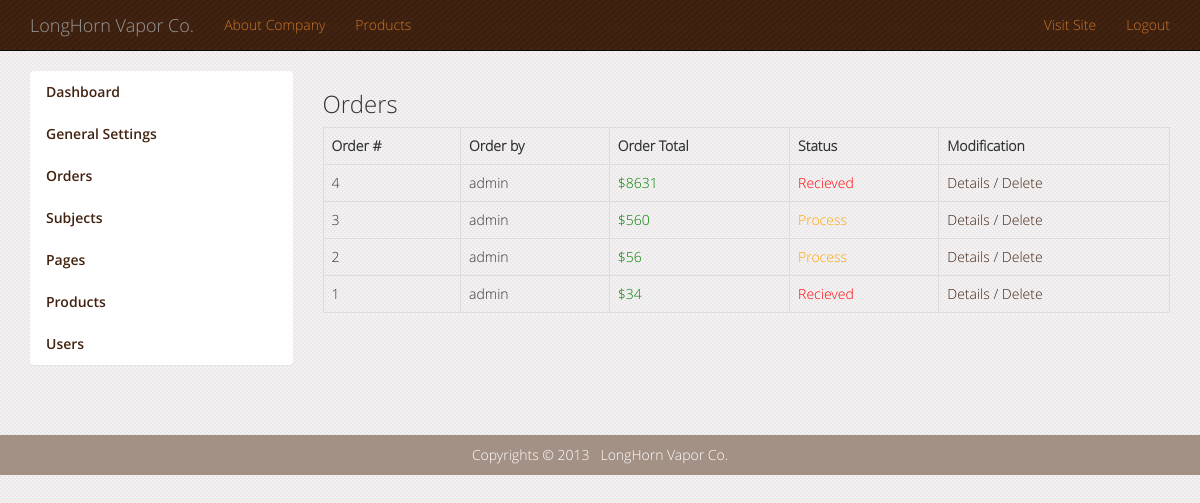
Screenshot of /admin/order_index.php (signed in) with the database file from the repository.
### tables this page shows
CREATE TABLE IF NOT EXISTS `site_options` (
  `id` int(11) NOT NULL AUTO_INCREMENT,
  `link` varchar(100) NOT NULL,
  `title` varchar(100) NOT NULL,
  `email` varchar(255) NOT NULL,
  `new_products` int(3) NOT NULL,
  `description` varchar(255) DEFAULT NULL,
  `welcome` text NOT NULL,
  `logo` varchar(100) NOT NULL,
  PRIMARY KEY (`id`)
);

CREATE TABLE IF NOT EXISTS `page_subjects` (
  `id` int(11) NOT NULL AUTO_INCREMENT,
  `parent_id` int(3) NOT NULL,
  `nav_id` int(11) NOT NULL,
  `position` int(3) NOT NULL,
  `name` varchar(50) NOT NULL,
  `content` text NOT NULL,
  `visible` tinyint(1) NOT NULL,
  PRIMARY KEY (`id`)
);

CREATE TABLE IF NOT EXISTS `orders` (
  `id` int(11) NOT NULL AUTO_INCREMENT,
  `dated` datetime NOT NULL,
  `user_id` int(11) NOT NULL,
  `status` tinyint(1) NOT NULL DEFAULT '1' COMMENT '1=received,2=process,3=completed',
  `order_total` int(11) NOT NULL,
  `note` varchar(500) NOT NULL,
  PRIMARY KEY (`id`)
);

CREATE TABLE IF NOT EXISTS `users` (
  `id` int(25) NOT NULL AUTO_INCREMENT,
  `username` varchar(65) NOT NULL,
  `name` varchar(255) NOT NULL,
  `hashed_password` varchar(42) NOT NULL,
  `job` varchar(255) NOT NULL,
  `email` varchar(255) NOT NULL,
  `phone` varchar(20) NOT NULL,
  `mobile` varchar(20) NOT NULL,
  `fax` varchar(20) NOT NULL,
  `address` varchar(255) NOT NULL,
  `activation` tinyint(1) NOT NULL,
  `user_type` int(3) NOT NULL,
  `company_name` varchar(255) NOT NULL,
  `company_website` varchar(255) NOT NULL,
  `company_address` varchar(500) NOT NULL,
  `company_city` varchar(255) NOT NULL,
  `company_state` varchar(255) NOT NULL,
  `company_zip` int(20) NOT NULL,
  `company_country` varchar(255) NOT NULL,
  `company_years` varchar(15) NOT NULL,
  `company_started` varchar(15) NOT NULL,
  `company_tax` varchar(40) NOT NULL,
  PRIMARY KEY (`id`)
);

### includes/header_inc.php (called while the page is built, shortened)
<?php
	if(isset($_GET['subject'])){
		$sel_subject = get_subject_by_id($_GET['subject']);
	}else{
		$sel_subject = NULL;
	}
?>

### includes/session.php (called while the page is built, shortened)
<?php
	function logged_in() {
		return isset($_SESSION['user_id']);
	}
?>

### admin/includes/pagination.php (called while the page is built, shortened)
<?php
include('user_functions.php');
function pagination($per_page, $case, $cat = 0){
	$subject_index ='';
	$subj = (isset($_GET['pg'])) ? (int)$_GET['pg'] : 1;
	$start = ($subj - 1) * $per_page;
	switch ($case){
		case "orders":
			$subject_set = get_orders_for_admin(true);
			$query = mysql_query("SELECT * FROM orders ORDER BY id DESC LIMIT $start,$per_page");
		break;
	}
	$subject_total = ceil(mysql_result($subject_set, 0) / $per_page);
	$value = array('query' => $query, 'index' => $subject_index);
	return $value;
}
?>

### admin/includes/user_functions.php (called while the page is built, shortened)
<?php
function get_user_by_id($user_id){
	global $connection;
		$query = "SELECT *";
		$query .= "	FROM users";
		$query .= "	WHERE id=" . $user_id;
		$query .= " LIMIT 1";
		$result_set = mysql_query($query, $connection);
		if($user = mysql_fetch_array($result_set)){
			return $user;
		}else{
			return NULL;
		}
}
?>

### admin/includes/order_functions.php (the view, shortened to what this page needs)
<?php
function get_orders_for_admin($count = false){
	global $connection;
		if($count == true){
			$query = "SELECT COUNT(*) FROM orders ORDER BY id ASC";
		}else {
			$query = "SELECT * FROM orders ORDER BY id ASC";
		}
		$page_data = mysql_query($query, $connection);
	return $page_data;
}
function admin_order_index(){
	$pagination = pagination(15,'orders');
	$subject_index = '<table class="table table-hover table-bordered">';
	$subject_index .= '<tr><th>Order #</th><th>Order by</th><th>Order Total</th><th>Status</th><th>Modification</th></tr>';
	while($subject = mysql_fetch_array($pagination['query'])){
		$subject_index .= '<tr>';
		$subject_index .= '<td>' . $subject['id'] . '</td>';
		$order_by = get_user_by_id($subject['user_id']);
		$subject_index .= '<td>' . $order_by['username'] . '</td>';
		$subject_index .= '<td style="color: green;">$'. $subject['order_total'] .'</td>';
		if($subject['status'] == 1){
			$subject_index .= '<td style="color: red;">Recieved</td>';
		}elseif ($subject['status'] == 2){
			$subject_index .= '<td style="color: orange;">Process</td>';
		}elseif ($subject['status'] == 3){
			$subject_index .= '<td style="color: green;">Completed</td>';
		}else{
			$subject_index .= '<td>No Status !</td>';
		}
		$subject_index .= '<td><a href="'. site_options('link') .'admin/edit_order.php?order='. $subject['id'] .'">Details </a>';
		$alert = "'Are you sure you want to delete this page?'";
		$subject_index .= '/&nbsp;<a href="'. site_options('link') .'admin/delete_order.php?order='. $subject['id'] .'" onclick="return confirm('.$alert.');">Delete</a></td>';
		$subject_index .= '</tr>';
	}
	$subject_index .= '</table>';
			$subject_index .= $pagination['index'];
	return $subject_index;
}
?>

### includes/admin_header.php (shortened to what this page needs)
<?php
require_once("connection.php");
require_once("session.php");
require_once("functions.php");
require_once("header_inc.php");
?>
<!DOCTYPE html>
<html lang="en">
  <head>
    <link href="<?php echo site_options('link'); ?>/css/stylesheet.css" rel="stylesheet">
  </head>
  <body>
<nav class="navbar navbar-inverse navbar-static-top" role="navigation">
  <div class="container">
  <div class="navbar-header">
    <a class="navbar-brand" href="#"><?php echo site_options('title'); ?></a>
  </div>
  <div class="collapse navbar-collapse" id="bs-example-navbar-collapse-1">
	<ul class="nav navbar-nav">
			<?php get_navigation(2, 'top'); ?>
    </ul>
    <ul class="nav navbar-nav navbar-right">
      <li><a href="<?php echo site_options('link'); ?>/index.php">Visit Site</a></li>
	  <li><?php if(logged_in()){ ?>
	  <a href="<?php echo site_options('link'); ?>/logout.php">Logout</a>
	  <?php } else {?>
	  <a href="<?php echo site_options('link'); ?>/login.php">Login</a>
	  <?php }?>
	  </li>
    </ul>
	</div>
  </div>
</nav>
	<div class="container">

### includes/functions.php (shortened to what this page needs)
<?php
function site_options($option){
	global $connection;
	$query = "SELECT * FROM site_options";
	$options = mysql_query($query, $connection);
	while($opt = mysql_fetch_array($options)){
		if($option == 'link'
		|| $option == 'title'
		|| $option == 'description'
		|| $option == 'logo'
		|| $option == 'welcome'
		|| $option == 'new_products'
		|| $option == 'email'){
			return $opt[$option];
		}else{
			return NULL;
		}
	}
}
function get_navigation($nav_id, $nav){
	global $sel_subject;
	$subject_parent = get_main_subjects('parent');
	if($nav == 'sidebar'){
		while($subject = mysql_fetch_array($subject_parent)){
			if($subject['nav_id'] == $nav_id){
				echo '<li class="list-group-item  no-padding';
				if($subject['id'] == $sel_subject['id']){
					echo ' active">';
				}else {echo '">';}
				$link	=	'<a href="'. site_options('link') .'content.php?subject=' . urlencode($subject['id']) . '">';
				$link	.=	$subject['name'];
				$link	.=	'</a>';
				echo $link;
				echo '<ul>';
					$subject_child = get_main_subjects('child');
					while($child = mysql_fetch_array($subject_child)){
						if($subject['id'] == $sel_subject['id'] && $subject['id'] == $child['parent_id']){
							$link	=	'<li><a ';
							$link	.=	'href="'. site_options('link') .'content.php?subject=' . urlencode($subject['id']) . '&child=' . urlencode($child['id']) . '">';
							$link	.=	$child['name'];
							$link	.=	'</a>';
							echo $link;
							echo '</li>';
						}
					}
					echo '</ul>';
				echo '</li>';
			}
		}
	}
	elseif($nav == 'top'){
		while($subject = mysql_fetch_array($subject_parent)){
			if($subject['nav_id'] == $nav_id){
				echo '<li>';
				if($subject['id'] == $sel_subject['id']){
					echo '<li class="active">';
				}else{
					echo '<li>';
				}
				$link	=	'<a href="'. site_options('link') .'content.php?subject=' . urlencode($subject['id']) . '">';
				$link	.=	$subject['name'];
				$link	.=	'</a>';
				echo $link;
			echo '</li>';
			}
		}
	}
	else{
		echo '<li><a href="#">No Slot Selected</a></li>';
	}
}
function get_main_subjects($case){
	global $connection;
		switch($case){
			case'parent':
				$query = "SELECT * FROM page_subjects WHERE visible = 1 AND parent_id = 0 ORDER BY position ASC";
				break;
		}
		$subject = mysql_query($query, $connection);
	return $subject;
}
?>

### includes/footer.php (shortened to what this page needs)
	</div>
	<footer>
		<div class="copyrights">Copyrights &copy; 2013 &nbsp; <?php echo site_options('title'); ?></div>
	</footer>
  </body>
</html>

### css/style.css (style rules this page uses)
body { font-family: 'open_sanslight'!important; background: url(../images/bg.png) repeat; }
.copyrights { height: 40px; width: 100%; text-align: center; background-color: #a49186; color: #FFF; padding: 10px 0; margin-top: 50px; }

### rows the page displays
site_options: title "LongHorn Vapor Co."
page_subjects: link "About Company"
page_subjects: link "Products"
orders: id "4", user.username "admin", order_total "8631", status "Recieved"
orders: id "3", user.username "admin", order_total "560", status "Process"
orders: id "2", user.username "admin", order_total "56", status "Process"
orders: id "1", user.username "admin", order_total "34", status "Recieved"
